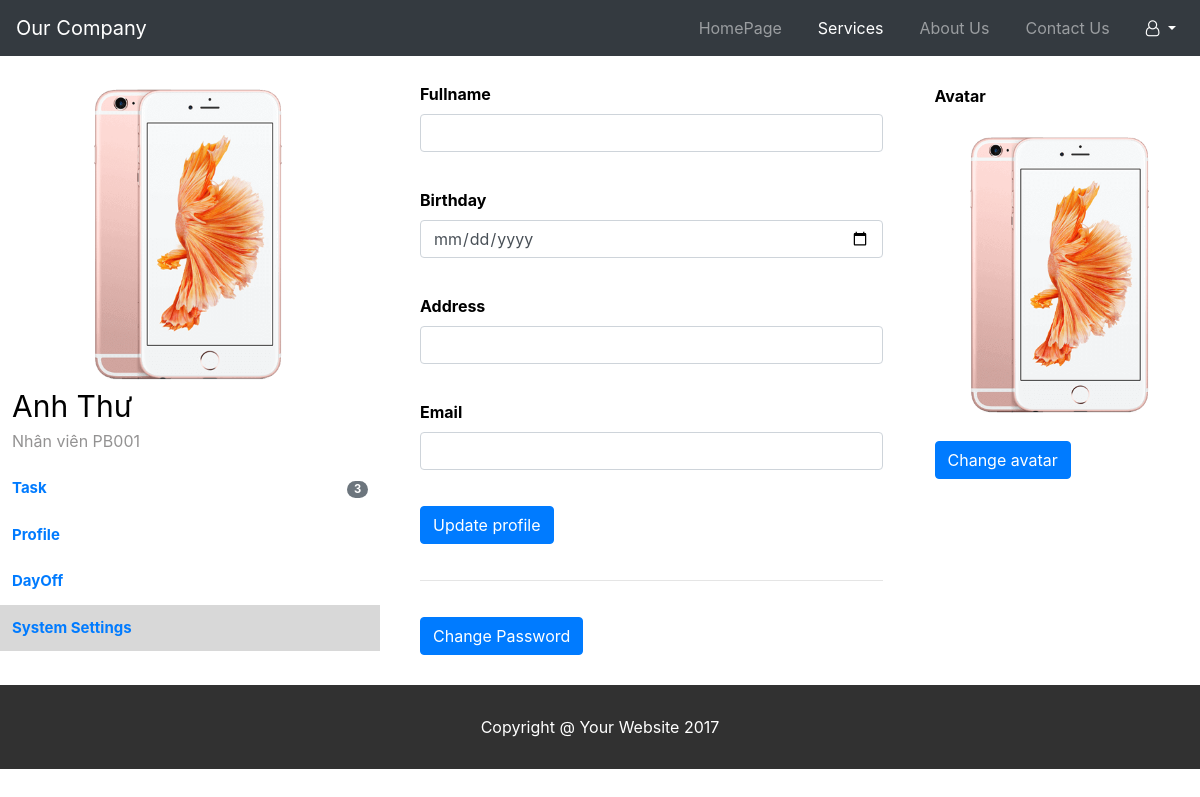
Screenshot of /nhanvien/caidatnhanvien.php (signed in) with the database file from the repository.
### tables this page shows
CREATE TABLE `employee` (
  `idnv` varchar(50) NOT NULL,
  `name` varchar(255) NOT NULL,
  `username` varchar(255) DEFAULT NULL,
  `position` varchar(255) DEFAULT NULL,
  `department` varchar(255) DEFAULT NULL,
  `id_department` varchar(50) DEFAULT NULL,
  `email` varchar(255) DEFAULT NULL,
  `phone` varchar(255) DEFAULT NULL,
  `indentity` varchar(255) DEFAULT NULL,
  `gender` varchar(255) DEFAULT NULL,
  `image` varchar(255) DEFAULT NULL,
  `password` varchar(255) DEFAULT NULL,
  `role` varchar(50) DEFAULT NULL
);

### db.php (called while the page is built, shortened)
<?php
    function open_database() {
        $conn = new mysqli(HOST, USER, PASSWORD, DB);
        return $conn;
    }
	function get_employee_by_tentk($tentk){
        $conn = open_database();
		$sql = "SELECT * FROM employee WHERE username = ?";
		$stm = $conn->prepare($sql);
        $stm->bind_param('s', $tentk);
        if (!$stm->execute()){
            return array('code' => 1, 'message' => 'Không thể thực thi câu lệnh sql');
        }
		$result = $stm->get_result();
        $data = array();
        while($row = $result->fetch_assoc())
		{
            $data[] = $row;
        }
        return array('code'=>0, 'data'=>$data);
    }
    function count_task_employee($idnv){
        $sql = "SELECT count(*) FROM task where idnv=? and status IN('New', 'Waiting', 'In progress', 'Rejected') ";
        $conn = open_database();
        $stm = $conn->prepare($sql);
        $stm->bind_param('s', $idnv);
        if (!$stm->execute()){
            return array('code' => 1, 'message' => 'Không thể thực thi câu lệnh sql');
        }
        $result = $stm->get_result();
		$row = $result->fetch_assoc();
        return $row;
    }
?>

### nhanvien/caidatnhanvien.php (the view, shortened to what this page needs)
<?php
	require_once('../db.php');
	$tentk = $_SESSION['user'];
	$result = get_employee_by_tentk($tentk);
	$data = $result['data'];
	foreach ($data as $item){
		$idnv = $item['idnv'];
		$name = $item['name'];
		$id_department = $item['id_department'];
	}
	$count = count_task_employee($idnv);
	$count_task = $count['count(*)'];
?>
<!DOCTYPE html>
<html lang="en">
<head>
	<link rel="stylesheet" href="https://maxcdn.bootstrapcdn.com/bootstrap/4.5.2/css/bootstrap.min.css">
	<link rel="stylesheet" href="https://cdnjs.cloudflare.com/ajax/libs/font-awesome/4.7.0/css/font-awesome.min.css">
    <link rel="stylesheet" href="../style.css">
<?php
	$result = get_employee_by_tentk($tentk);
	$data = $result['data'];
	foreach ($data as $item){
		$image = $item['image'];
	}
?>
</head>
<body>
    <nav class="navbar navbar-expand-md bg-dark navbar-dark">
		<a class="navbar-brand" href="#">Our Company</a>
		<div class="collapse navbar-collapse" id="collapsibleNavbar">
			<ul class="navbar-nav ml-auto">
				<li class="nav-item">
					<a class="nav-link" href="tacvunhanvien.php">HomePage</a>
				</li>
				<li class="nav-item active">
					<a class="nav-link" href="#">Services</a>
				</li>
				<li class="nav-item">
					<a class="nav-link" href="about.html">About Us</a>
				</li>
				<li class="nav-item">
					<a class="nav-link" href="contact.html">Contact Us</a>
				</li>
				<li class="nav-item" style = "cursor: pointer;">
					<div class="dropdown">
						<a class="dropdown-toggle nav-link" id="dropdownMenuButton" data-toggle="dropdown" data-display="static" aria-haspopup="true" aria-expanded="false" style="color: white;">
							<span><i class="fa fa-user-o" aria-hidden="true"></i></span>
						</a>
					</div>
				</li>
			</ul>
		</div>
    </nav>
		<div class="row caidatnhanvien">
			<div class="col-lg-4 col-md-12 left mt-3">
				<table cellpadding="10" cellspacing="10" class="table table-borderless" style="margin: auto;">
					<tbody>
						<tr>
							<td colspan="4">
								<div class="image-top">
									<img src="../images/<?=$image?>">
								</div>
								<div class="content-top">
									<p><?=$name?></p>
								</div>
								<div class="cv-top">
									<p>Nhân viên <?=$id_department?></p>
								</div>
							</td>
						</tr>
						<tr class="control" style="text-align: left; font-weight: bold; font-size: 15px">
							<td colspan="3">
								<a href="tacvunhanvien.php">Task</a>
							</td>
							<td class="text-right">
								<a href="">
									<span class="badge badge-pill badge-secondary"><?=$count_task?></span>
								</a>
							</td>
						</tr>
						<tr class="control" style="text-align: left; font-weight: bold; font-size: 15px">
							<td colspan="4">
								<a href="hosonhanvien.php">Profile</a>
							</td>
						</tr>
						<tr class="control" style="text-align: left; font-weight: bold; font-size: 15px">
							<td colspan="3">
								<a href="tinnhannhanvien.php">DayOff</a>
							</td>
							<td class="text-right">
							</td>
						</tr>
						<tr class="control" style="text-align: left; font-weight: bold; font-size: 15px; background-color: #D8D8D8">
							<td colspan="3">
								<a href="caidatnhanvien.php">System Settings</a>
							</td>
							<td class="text-right">
							</td>
						</tr>
					</tbody>
				</table>
			</div>
			<div class="col-lg-5 mt-3">
				<form action="" method="POST">
					<table cellpadding="10" cellspacing="10" border="0" class="table-borderless">
						<tbody>
							<tr>
								<td>
									<div class="form-group">
										<label for="name">Fullname</label>
										<input id="name" type="text" name="name" class="form-control">
									</div>
								</td>
							</tr>
							<tr>
								<td>
									<div class="form-group">
										<label for="name">Birthday</label>
										<input id="birth" type="date" name="birth" class="form-control">
									</div>
								</td>
							</tr>
							<tr>
								<td>
									<div class="form-group">
										<label for="address">Address</label>
										<input id="address" type="text" name="address" class="form-control">
									</div>
								</td>
							</tr>
							<tr>
								<td>
									<div class="form-group">
										<label for="email">Email</label>
										<input id="email" type="text" name="email" class="form-control">
									</div>
								</td>
							</tr>
							<tr>
								<td><button type="submit" href="update.php" class="btn btn-primary">Update profile</button></td>
							</tr>
							<tr>
								<td><hr size="1"></td>
							</tr>
							<tr>
								<td><a href="../taikhoan/change_password_employee.php" class="btn btn-primary">Change Password</a></td>
							</tr>
						</tbody>
					</table>
				</form>
			</div>
            <div class="col-lg-3 mt-3">
				<table cellpadding="10" cellspacing="10" border="0" class="table table-borderless" >
					<tbody>
                        <tr>
							<td><b>Avatar</b></td>
						</tr>
						<tr>
							<td><img src="../images/<?=$image?>" style="width:100%"></td>
						</tr>
                        <tr>
							<td><a href="" class="btn btn-primary" data-toggle="modal" data-target="#add-avatar">Change avatar</a></td>
						</tr>
					</tbody>
				</table>
			</div>
		</div>
    <p class="footer-text">Copyright @ Your Website 2017</p>
</body>
</html>

### style.css (style rules this page uses)
* { box-sizing: border-box; }
.content-top { display: flex; justify-content: left; align-items: left; font-size: 30px; }
.content-top p { margin-bottom: 0; }
.image-top { display: flex; justify-content: center; height: 300px; }
.cv-top { display: flex; justify-content: left; color:rgba(143, 142, 142, 0.959) }
.caidatnhanvien table { min-width: 100%; background-color: white; color: black; text-align: left; }
.caidatnhanvien td p { margin-bottom: 0; }
.caidatnhanvien label { font-weight: bold; }
.caidatnhanvien td img, .tinnhannhanvien td img, .tacvunhanvien td img, .hosonhanvien td img { max-height: none; }
.footer-text { background-color: rgba(0, 0, 0, 0.808); color: white; text-align: center; padding: 30px; margin-top: 20px; }
table { width: 100%; text-align: center; }
td { padding: 10px; }
a { text-decoration: none; }
td img { max-height: 100px; }
.nav-item { margin-left: 20px; }
body { min-height: 100vh; }

### rows the page displays
employee: image (picture), name "Anh Thư", id_department "PB001"

### other values shown
$count_task "3"
